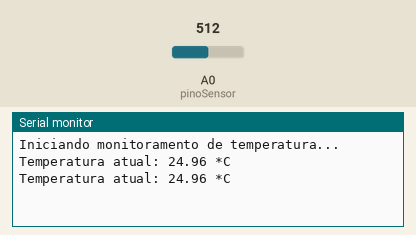
The sketch below on a simulated Arduino Uno, built with avr-gcc and run on an emulated ATmega328P. On the bench: the last lines printed to the serial monitor. The test bench sets the inputs (shaded band); at power-on: A0 (pinoSensor) = 512.

Above: at 2.8 s.
2.9 s: A0 (pinoSensor) set to 716
At 3.7 s:
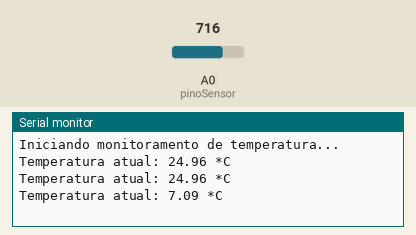
4.4 s: A0 (pinoSensor) set to 900
At 5.8 s:
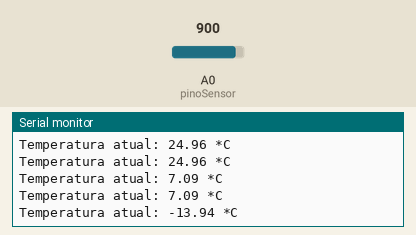
Timing chart, 0 to 7.4 s (numbered marks = the images above; inputs shaded):
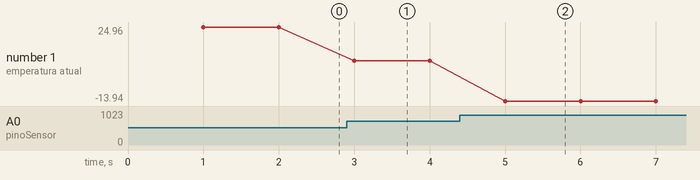

Measured:
- after the input at 2.9 s, the serial monitor: prints a new line after 0.10 s (image 1)
- after the input at 4.4 s, the serial monitor: prints a new line after 0.60 s (image 2)
- plotted number 1: 24.96 → 7.09 after the input at 2.9 s, 7.09 → -13.94 after the input at 4.4 s

The sketch:

sketch.ino
```cpp
const int pinoSensor = A0;  // Pino analógico

// Variáveis para controlar o tempo
unsigned long tempoAnterior = 0;
const long intervalo = 1000;      // Intervalo de 1 segundo

void setup() {
  // Inicia a comunicação com o computador a 9600 bps
  Serial.begin(9600);
  Serial.println("Iniciando monitoramento de temperatura...");
}

void loop() {
  // Pega o tempo atual de execução do Arduino
  unsigned long tempoAtual = millis();

  // Verifica se já passou 1 segundo desde a última leitura
  if (tempoAtual - tempoAnterior >= intervalo) {
    // Salva o tempo atual para a próxima contagem
    tempoAnterior = tempoAtual;

    // 1. Lê o valor bruto do sensor
    int leituraBruta = analogRead(pinoSensor);

    // 2. Transforma o valor bruto em Celsius
    const float BETA = 3950;
    float temperaturaC = 1 / (log(1 / (1023. / leituraBruta - 1)) / BETA + 1.0 / 298.15) - 273.15;

    // Mostra o resultado no Serial Monitor
    Serial.print("Temperatura atual: ");
    Serial.print(temperaturaC);
    Serial.println(" *C");
  }
}
```
